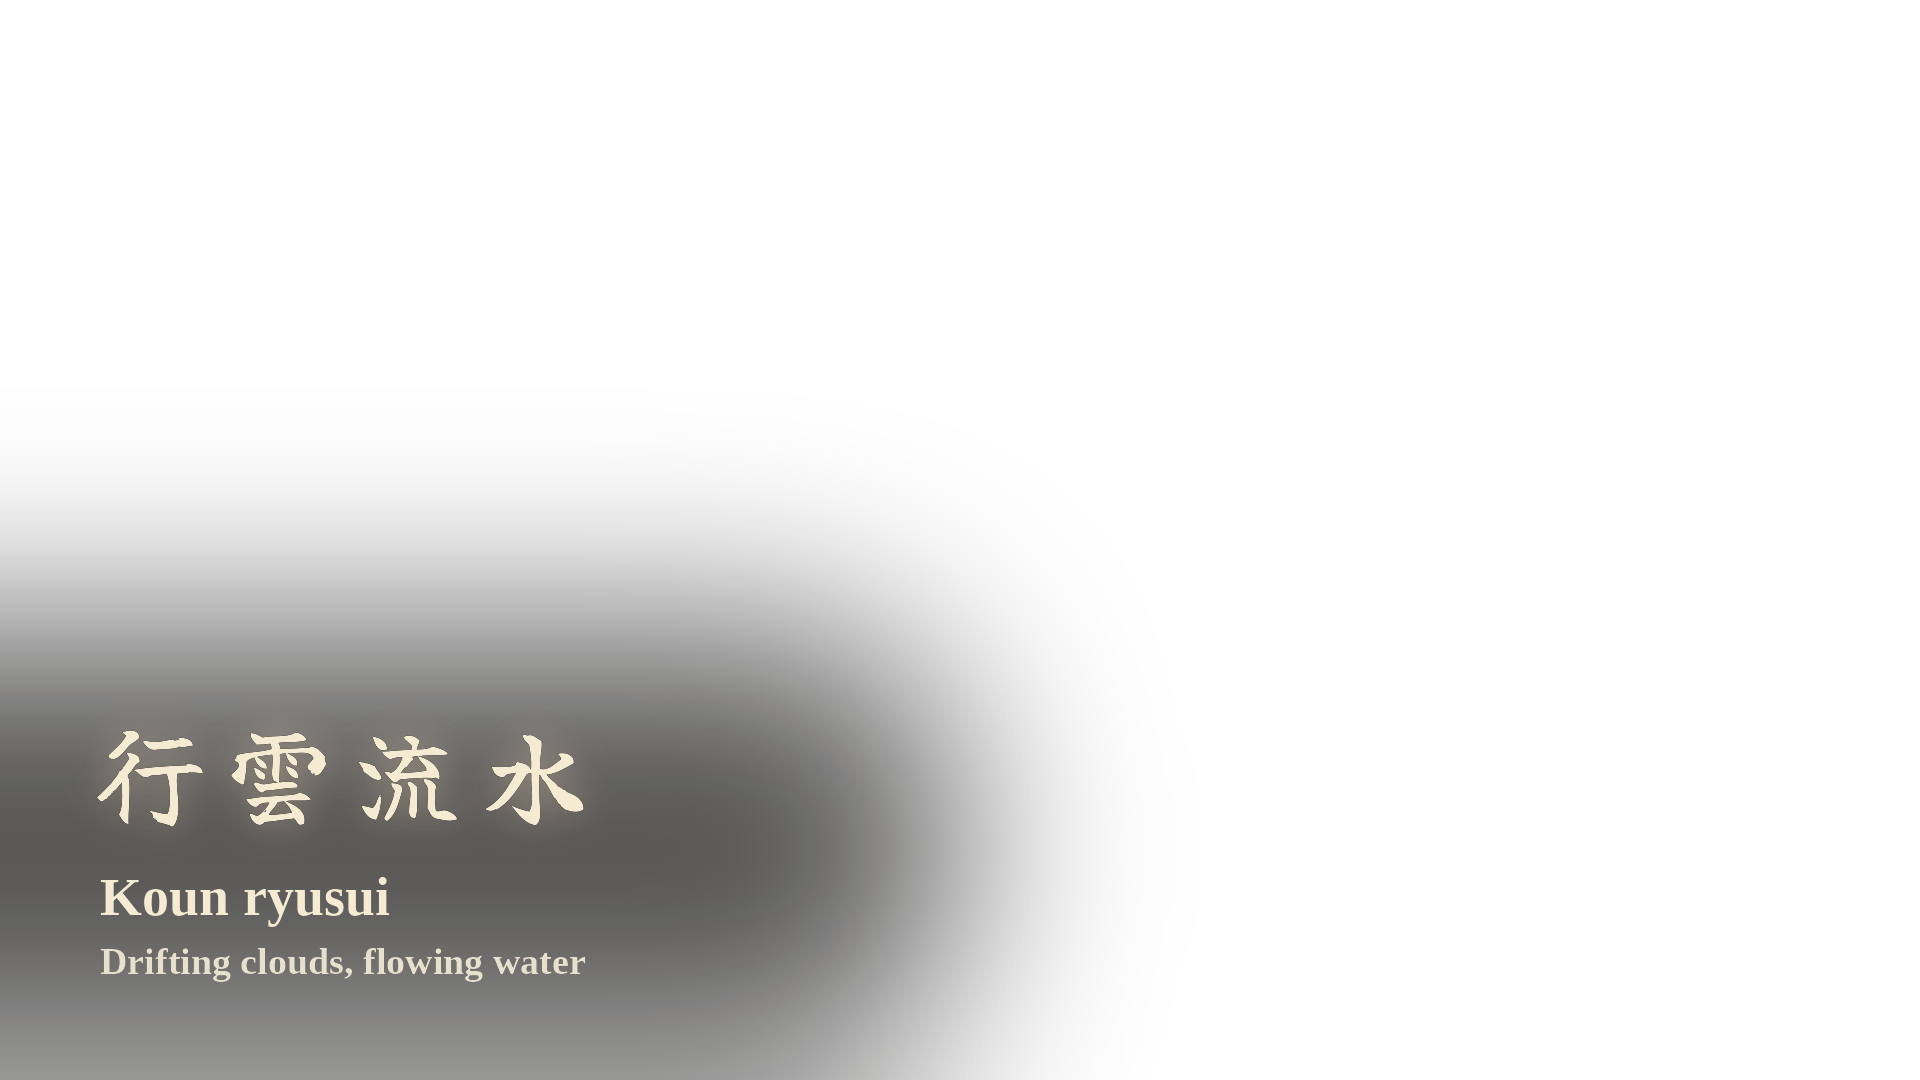

Reproduce this figure in Python.
#!/usr/bin/env python3
"""BENZAITEN wisdom overlay — 1920x1080 transparent PNG for the long-form intro.

行雲流水 / Kōun ryūsui / "Drifting clouds, flowing water" — a classical idiom
for a free, unattached mind that moves naturally, mirroring both her water
domain and the free ametric flow of the music itself. Overlay ≠ title
concept (series rule, same logic as AMATERASU/TSUKUYOMI/HACHIMAN scripts).

LEFT-lower over the dark foreground platform wood, clear of the goddess and
the biwa hōshi. In CapCut: TEXT layer on the top track, start 0:03, end
0:14, fade-in 2s / fade-out 2s, no glow/shadow/box. Cream #F5EAD2,
Liberation Serif Bold (the locked channel font). 4 kanji, horizontal —
same SAME-Y horizontal layout as amaterasu/tsukuyomi-wisdom-overlay.py."""
from PIL import Image, ImageDraw, ImageFont, ImageFilter

KANJI = "/home/user/dan-documents/stillwave/assets/fonts/YujiBoku-Regular.ttf"
SERIF = "/usr/share/fonts/truetype/liberation/LiberationSerif-Bold.ttf"
OUT = "/home/user/dan-documents/stillwave/assets/benzaiten-kounryusui-overlay.png"
W, H = 1920, 1080
CREAM = (245, 234, 210, 255)
SUB = (231, 224, 205, 255)
X = 96

img = Image.new("RGBA", (W, H), (0, 0, 0, 0))

# soft scrim so cream reads over the dark foreground platform wood in the lower-left
s = Image.new("RGBA", (W, H), (0, 0, 0, 0))
ImageDraw.Draw(s).rounded_rectangle((-200, 636, 950, 1060), radius=170, fill=(8, 6, 4, 175))
img.alpha_composite(s.filter(ImageFilter.GaussianBlur(100)))

# 行雲流水 — brush kanji (4 chars), cream, faint warm glow
f = ImageFont.truetype(KANJI, 108)
mask = Image.new("L", (W, H), 0)
md = ImageDraw.Draw(mask)
chars, pitch, y0 = ["行", "雲", "流", "水"], 128, 692
l0, _, r0, _ = f.getbbox(chars[0])
c0 = X + (r0 - l0) / 2
for i, ch in enumerate(chars):
    l, t, r, b = f.getbbox(ch)
    md.text((c0 + i * pitch - (l + (r - l) / 2), y0), ch, font=f, fill=255)
glow = Image.new("RGBA", (W, H), (0, 0, 0, 0))
glow.paste((250, 220, 180, 255), (0, 0),
           mask.filter(ImageFilter.GaussianBlur(18)).point(lambda p: int(p * 0.45)))
img.alpha_composite(glow)
img.alpha_composite(Image.composite(Image.new("RGBA", (W, H), CREAM),
                                    Image.new("RGBA", (W, H), (0, 0, 0, 0)), mask))

d = ImageDraw.Draw(img)
d.text((X + 4, 866), "Koun ryusui", font=ImageFont.truetype(SERIF, 54), fill=CREAM)
d.text((X + 4, 940), "Drifting clouds, flowing water",
       font=ImageFont.truetype(SERIF, 38), fill=SUB)

img.save(OUT)
print("saved", OUT)
